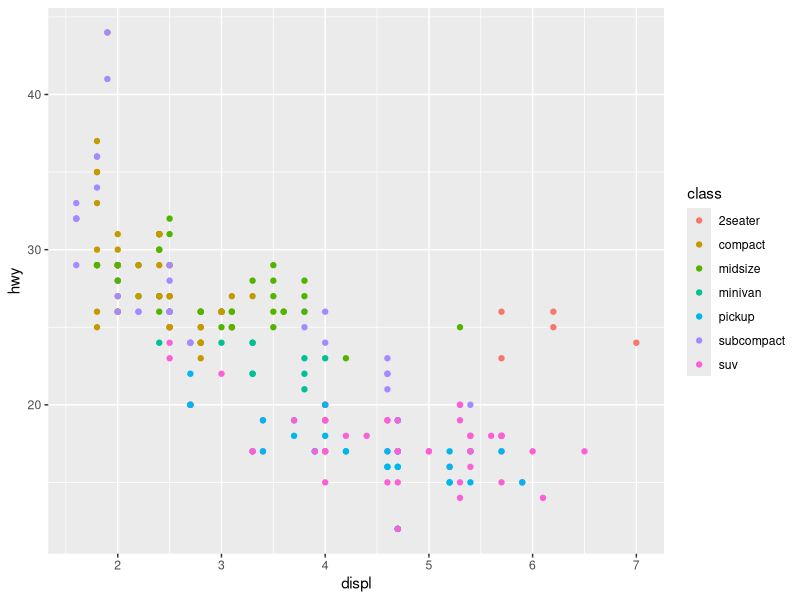
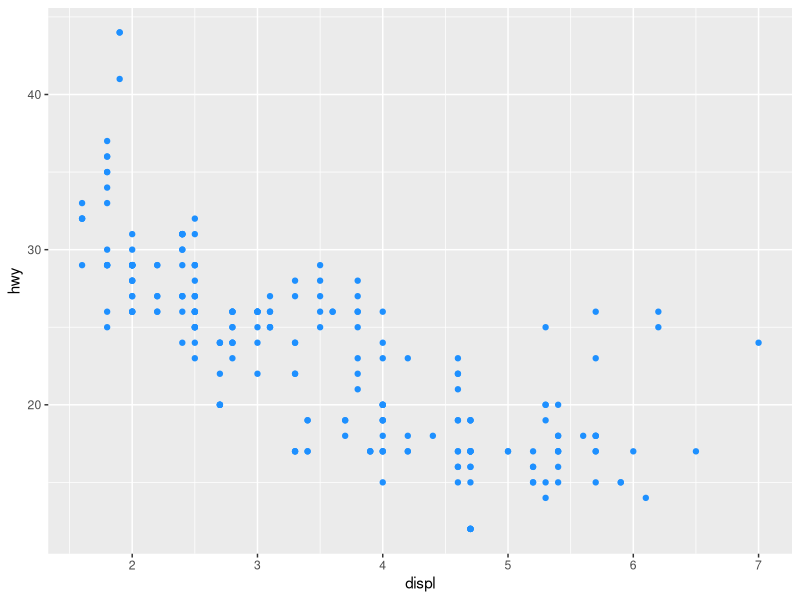
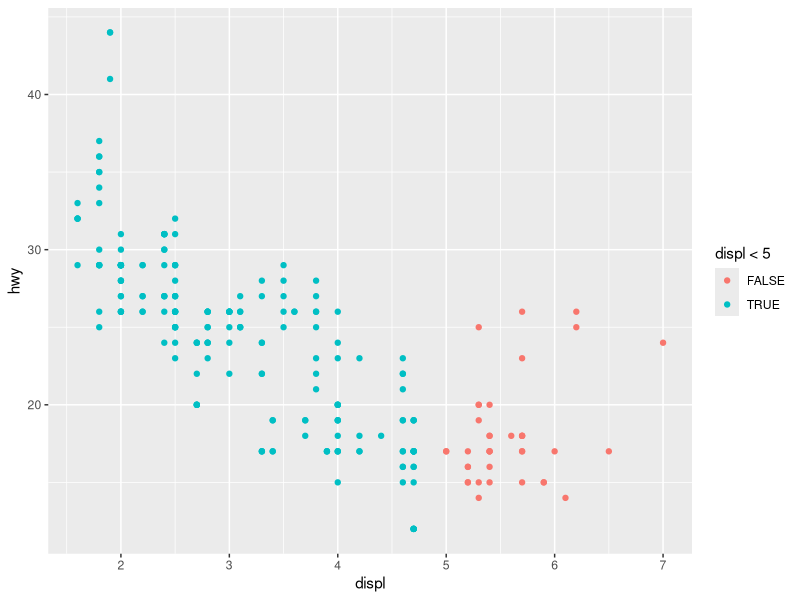
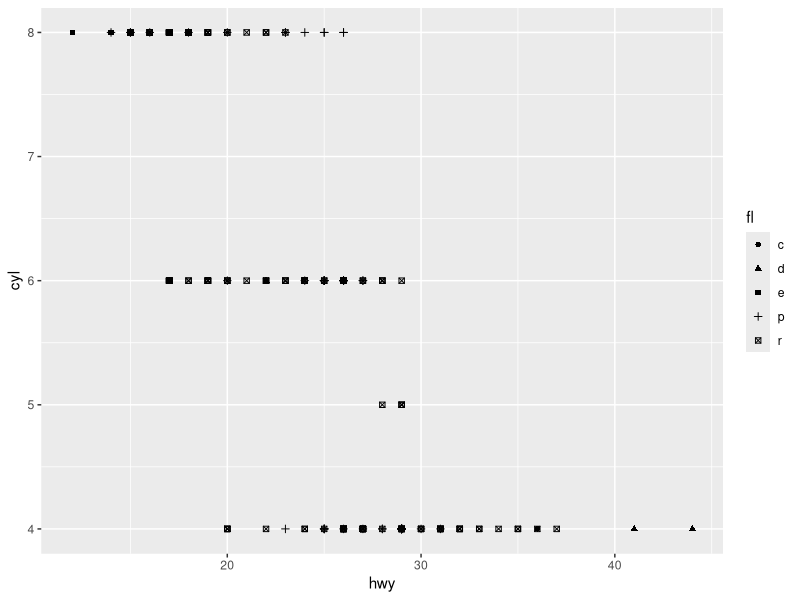
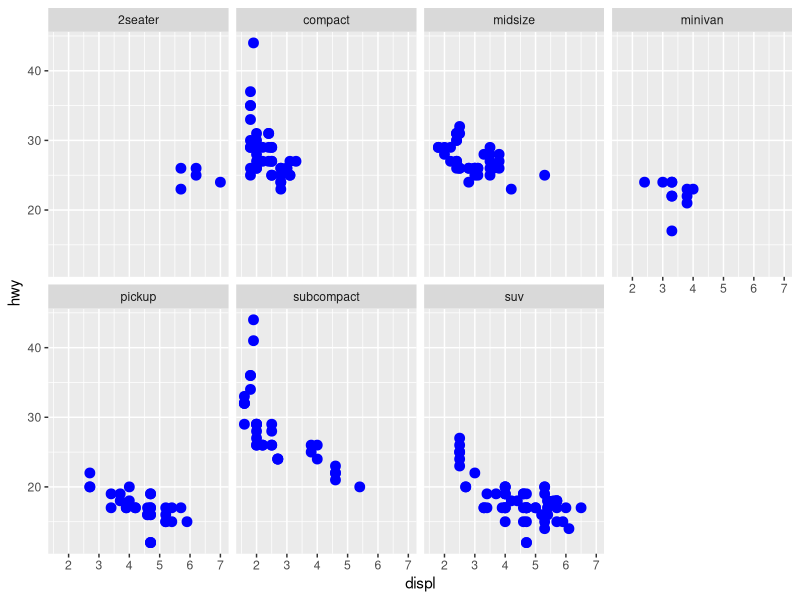
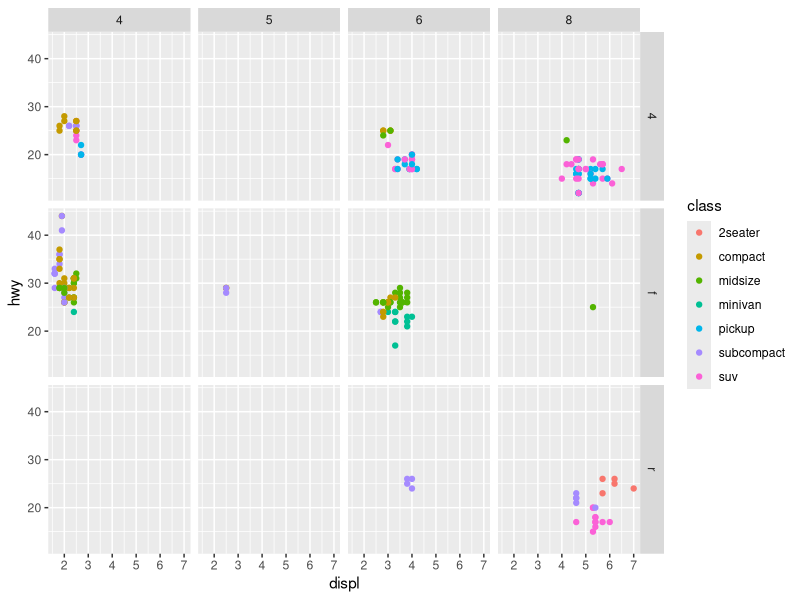
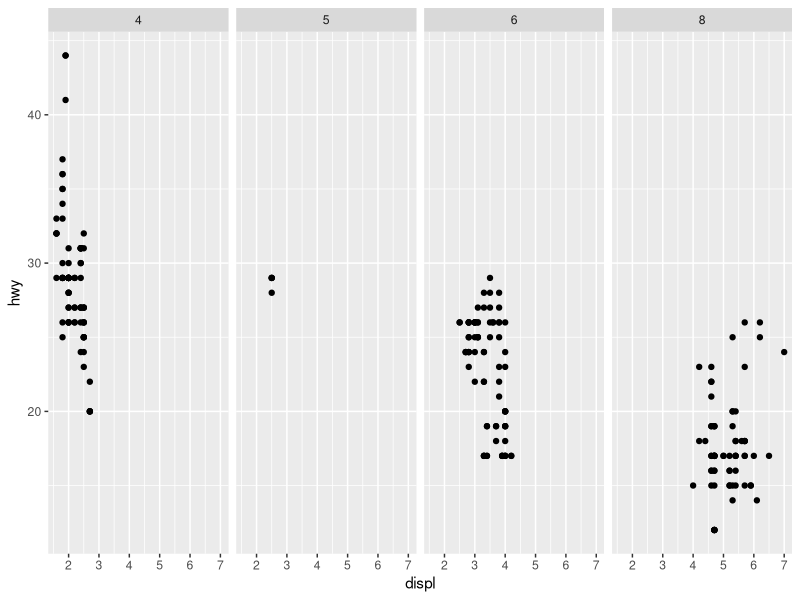
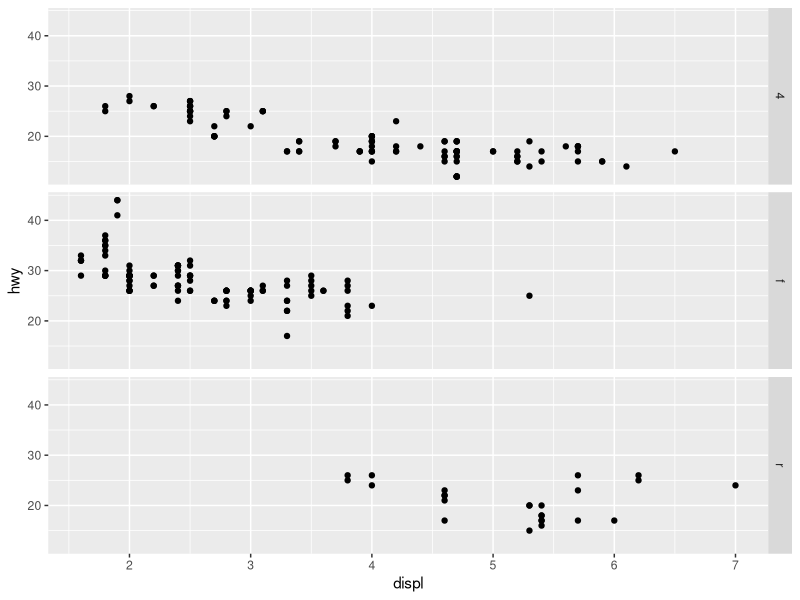

Source code (R) for these figures, in order:
################################################################################
#                                                                              #
#                         ESTUDO BÁSICO DE ggplot2                             #
#                         ÚLTIMA ATUALIZAÇÃO: 17 JAN 2025                      #
#                                                                              #
################################################################################

# Carregando pacote
library(tidyverse)

# Carregando o dataframe mpg
data(mpg)

# Visualizando a estrutura do mpg
str(mpg)

# Entendendo o dataframe mpg
?mpg

# manufactorer : fabricante
# displ        : capacidade do motor em litros
# year         : ano de fabricação
# cyl          : numero de cilindros
# trans        : tipo de transmissão
# drv          : tipo de trem de força, onde f = tração dianteira, 
#                                            r = tração traseira, 4 = 4x4
# cty          : autonomia na cidade (milhas por galão)
# hwy          : autonomia na estrada (milhas por galão)
# fl           : tipo de combutivel
# class        : tipo de carro          

# Plotando gráfico de pontos (displ x hwy)
ggplot(data = mpg) +
    geom_point(mapping = aes(x = displ, y = hwy, color = class))

# Definindo manualmente a cor dos pontos (displ x hwy)
ggplot(data = mpg) +
    geom_point(mapping = aes(x = displ, y = hwy), color = "dodgerblue")

# Definindo condicionalmente a cor dos pontos (displ x hwy)
ggplot(data = mpg) +
    geom_point(mapping = aes(x = displ, y = hwy, color = displ < 5))

# Plotando gráfico de dispersão (hwy x cyl)
ggplot(data = mpg) +
    geom_point(mapping = aes(x = hwy, y = cyl, shape = fl))
    # shape só pode ser usado em variáveis categóricas
    
# Separando um gráfico com uma variável categórica
ggplot(data = mpg) +
    geom_point(mapping = aes(x = displ, y = hwy), size = 3, color = "blue") +
    facet_wrap(~ class, nrow = 2)

# Plotando o gráfico em uma grade com 2 variáveis categóricas
ggplot(data = mpg) +
    geom_point(mapping = aes(x = displ, y = hwy, color = class)) +
    facet_grid(drv ~ cyl) # as variáveis devem ser categóricas

# Plotando gráficos em uma grade com uma variável categórica
ggplot(data = mpg) +
    geom_point(mapping = aes(x = displ, y = hwy)) +
    facet_grid(. ~ cyl)

ggplot(data = mpg) +
    geom_point(mapping = aes(x = displ, y = hwy)) +
    facet_grid(drv ~ .)

# Plotando gráfico de linhas
ggplot(data = mpg) +
    geom_smooth(mapping = aes(x = displ, y = hwy, linetype = drv))

ggplot(data = mpg) +
    geom_smooth(mapping = aes(x = displ, y = hwy, group = drv))

ggplot(data = mpg) +
    geom_smooth(mapping = aes(x = displ, y = hwy, color = drv))

# Plotando multiplas linhas de dados num mesmo gráfico
ggplot(data = mpg, mapping = aes(x = displ, y = hwy)) +
    geom_point(mapping = aes(color = class)) +
    geom_smooth()

# Plotando diferentes dados num mesmo gráfico
ggplot(data = mpg, mapping = aes(x = displ, y = hwy)) +
    geom_point(mapping = aes(colour = class)) +
    geom_smooth(data = filter(mpg, class == "subcompact"), se = FALSE)

# Carregando o dataframe diamonds
data("diamonds")

# Visualizando a estrutura do df diamonds
str(diamonds)

# Obtendo informações do df diamonds
?diamonds

# price   : preço
# carat   : peso (0.2 - 5.01)
# cut     : qualidade do corte (Fair, Good, Vey Goog, Premium, Ideal)
# color   : cor (D (melhor) até J (pior))
# clarity : clareza (I1 (pior), SI2, SI1, VS2, VS1, VVS2, VVS1, IF (melhor))
# x       : comprimento (mm)
# y       : largura (mm)
# z       : profundidade (mm)
# depth   : percentual total de profundidade = z / mean(x, y)
# table   : largura do topo do diamante relativo ao ponto mais largo (43 - 95)

# Plotando o gráfico de barras da variável cut (stat = count)
ggplot(data = diamonds) +
    geom_bar(mapping = aes(x = cut))

# Plotando o gráfico de barras da variável cut (y = prop)
ggplot(data = diamonds) +
    geom_bar(mapping = aes(x = cut, y = ..prop.., group = 1), width = .6)
    
# Realizando a mesma coisa que o código anterior
    ggplot(data = diamonds) +
geom_bar(mapping = aes(x = cut, y = after_stat(count/sum(count))), width = .6)

# Plotando um resumo dos valores de y para cada valor de x
ggplot(data = diamonds) +
    stat_summary(mapping = aes(x = cut, y = depth),
                 fun.ymin = min,
                 fun.ymax = max,
                 fun.y = median)

# Plotando gráficos de barra coloridos
ggplot(data = diamonds) +
    geom_bar(mapping = aes(x = cut, colour = cut))  # contornos das barras

ggplot(data = diamonds) +
    geom_bar(mapping = aes(x = cut, fill = cut))    # preenchimento das barras

ggplot(data = diamonds) +
    geom_bar(mapping = aes(x = cut, fill = clarity))

ggplot(data = diamonds) +
    geom_bar(mapping = aes(x = cut, fill = clarity), 
             alpha = 1/5, position = "identity")

ggplot(data = diamonds) +
    geom_bar(mapping = aes(x = cut, colour = clarity), 
             fill = NA, position = "identity")

ggplot(data = diamonds) +
    geom_bar(mapping = aes(x = cut, fill = clarity), # facilita a comparação
             position = "fill")   

ggplot(data = diamonds) +
    geom_bar(mapping = aes(x = cut, fill = clarity), # facilita a comparação
             position = "dodge2", padding = 0.4)

# Faz o mesmo q o código anterior e inverte as barras
ggplot(data = diamonds) +
    geom_bar(mapping = aes(x = cut, fill = clarity), 
             position = position_dodge2(padding = 0.2, reverse = T))
